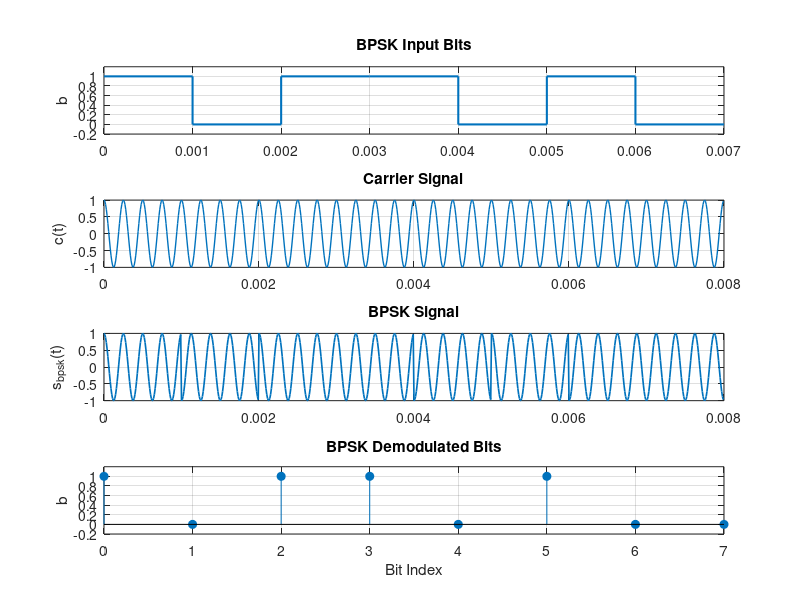

This chart was generated by the following MATLAB code:
clc;
clear;
close all;

% Parameters
Nb = 8;
Rb = 1e3;
Tb = 1/Rb;
fs = 100 * Rb;
ts = 1 / fs;
fc = 4e3;   % carrier frequency

% Transmitter: bits
b = randi([0 1], 1, Nb);

t = 0:ts:(Nb * Tb - ts);
Ns = round(Tb/ts);

% NRZ mapping: 0 -> -1, 1 -> +1
b_nrz = 2*b - 1;

% Upsample
data_up = kron(b_nrz, ones(1, Ns));
data_up = data_up(1:length(t));

% Carrier
c = cos(2*pi*fc*t);

% BPSK modulation
s_bpsk = data_up .* c;

% Coherent Demodulation
b_hat = zeros(1, Nb);

for k = 1:Nb
    idx = (k-1)*Ns + 1 : k*Ns;
    t_bit = t(idx);

    % Local carrier
    c_bit = cos(2*pi*fc*t_bit);

    % Correlator
    y = sum(s_bpsk(idx) .* c_bit);

    % Decision
    b_hat(k) = (y > 0);
end

% Display
disp('Input bits:');
disp(b);
disp('Demodulated bits:');
disp(b_hat);

% ================== PLOTTING ==================
figure('Position', [100 100 900 700], 'color', 'w');

% Time ticks (fix overlap issue)
xt = 0:0.002:Nb*Tb;

subplot(4,1,1);
stairs((0:Nb-1)*Tb, b, 'LineWidth', 1.5);
ylim([-0.2 1.2]);
ylabel('b');
title('BPSK Input Bits');
grid on;

subplot(4,1,2);
plot(t, c, 'LineWidth', 1);
ylabel('c(t)');
title('Carrier Signal');
grid on;
xticks(xt);
xtickangle(45);

subplot(4,1,3);
plot(t, s_bpsk, 'LineWidth', 1.2);
ylabel('s_{bpsk}(t)');
title('BPSK Signal');
grid on;
xticks(xt);
xtickangle(45);

subplot(4,1,4);
stem(0:Nb-1, b_hat, 'filled');
ylim([-0.2 1.2]);
xlabel('Bit Index');
ylabel('b');
title('BPSK Demodulated Bits');
grid on;
